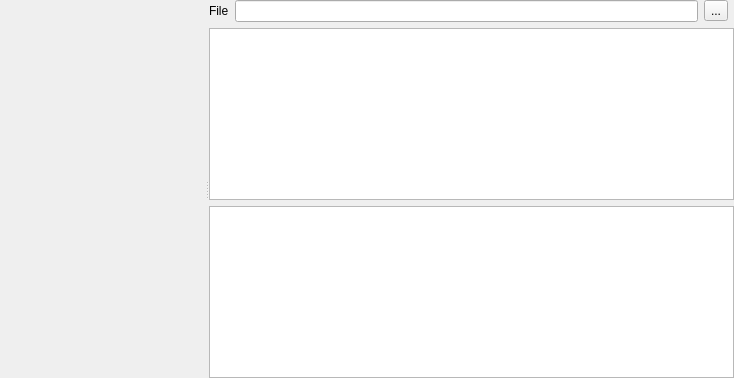
<?xml version="1.0" encoding="UTF-8"?>
<ui version="4.0">
 <class>ReosDelftFewsWidget</class>
 <widget class="QWidget" name="ReosDelftFewsWidget">
  <property name="geometry">
   <rect>
    <x>0</x>
    <y>0</y>
    <width>734</width>
    <height>378</height>
   </rect>
  </property>
  <property name="windowTitle">
   <string notr="true">Delft-FEWS</string>
  </property>
  <layout class="QVBoxLayout" name="verticalLayout_2">
   <property name="leftMargin">
    <number>0</number>
   </property>
   <property name="topMargin">
    <number>0</number>
   </property>
   <property name="rightMargin">
    <number>0</number>
   </property>
   <property name="bottomMargin">
    <number>0</number>
   </property>
   <item>
    <widget class="QSplitter" name="splitter">
     <property name="orientation">
      <enum>Qt::Horizontal</enum>
     </property>
     <widget class="ReosPlotWidget" name="mPlotWidget" native="true"/>
     <widget class="QWidget" name="verticalLayoutWidget">
      <layout class="QVBoxLayout" name="verticalLayout">
       <item>
        <layout class="QHBoxLayout" name="horizontalLayout">
         <property name="topMargin">
          <number>0</number>
         </property>
         <item>
          <widget class="QLabel" name="label">
           <property name="text">
            <string>File</string>
           </property>
          </widget>
         </item>
         <item>
          <widget class="QLineEdit" name="mLineEditFileName"/>
         </item>
         <item>
          <widget class="QToolButton" name="mFileButton">
           <property name="text">
            <string notr="true">...</string>
           </property>
          </widget>
         </item>
         <item>
          <widget class="QWidget" name="mToolBarWidget" native="true"/>
         </item>
        </layout>
       </item>
       <item>
        <widget class="QListView" name="mListView"/>
       </item>
       <item>
        <widget class="QTextBrowser" name="mTextBrowser"/>
       </item>
      </layout>
     </widget>
    </widget>
   </item>
  </layout>
 </widget>
 <customwidgets>
  <customwidget>
   <class>ReosPlotWidget</class>
   <extends>QWidget</extends>
   <header>reosplotwidget.h</header>
   <container>1</container>
  </customwidget>
 </customwidgets>
 <resources/>
 <connections/>
</ui>
